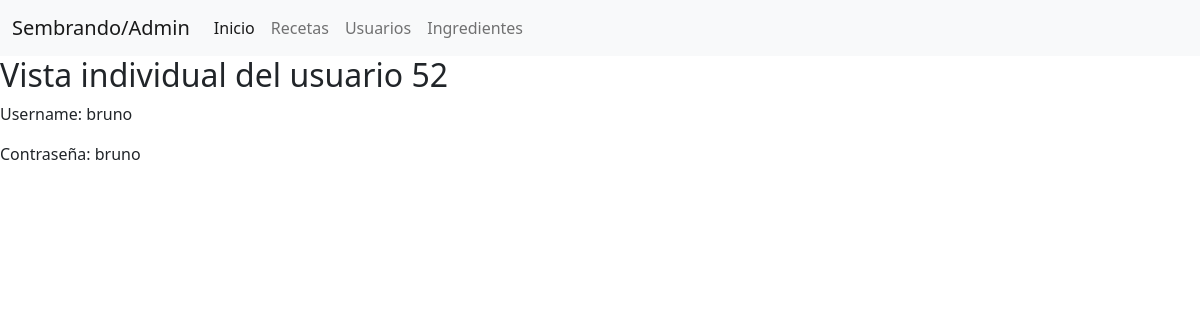
Page /usuarios/52 on the earlier database version.
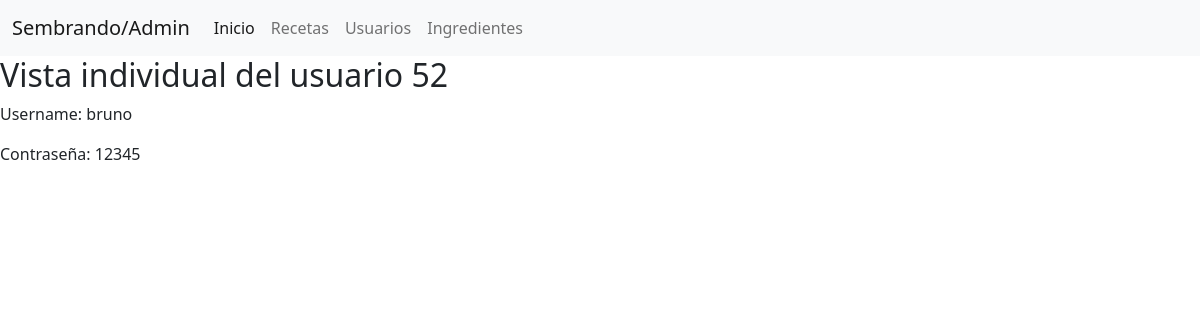
Same page on the later database version.
### tables this page shows
CREATE TABLE usuarios(
id INTEGER PRIMARY KEY AUTOINCREMENT,
nombre TEXT,
clave TEXT
);

### servidor.py (the view)
@app.route('/usuarios/<id>', methods=['GET'])
def verUsuario(id):
    _usuario = usuario.obtenerUsuarioId(id)
    return render_template("index.html", content="usuario", usuario=_usuario[0])

### datos/baseDeDatos.py (called while the page is built)
    def _crear_conexion(self):
        try:
            self.conexion = sqlite3.connect(BaseDeDatos.urlBaseDeDatos)
        except Exception as e:
            print(e)

    def _cerrar_conexion(self):
        self.conexion.close()
        self.conexion = None

    def ejecutar_sql(self, sql, retornar_id_creado=False):
        self._crear_conexion()
        cur = self.conexion.cursor()
        cur.execute(sql)
        filas = cur.fetchall()
        if retornar_id_creado:
            filas = cur.lastrowid
        self.conexion.commit()
        self._cerrar_conexion()
        return filas

### datos/modelos/usuario.py (called while the page is built)
def obtenerUsuarioId(id):
    obtenerUsuarioSqlId = f"""
        SELECT id, nombre, clave
        FROM usuarios
        WHERE id = '{id}'"""
    bd = BaseDeDatos()
    return bd.ejecutar_sql(obtenerUsuarioSqlId)

### templates/index.html (shortened to what this page needs)
{% extends 'base.html' %}
{% block content %}
{% if content == "usuario" %}
<h2> Vista individual del usuario {{usuario[0]}}</h2>
<p>Username: {{usuario[1]}}</p>
<p>Contraseña: {{usuario[2]}}</p>
{% endif %}
{% endblock %}

### templates/base.html (shortened to what this page needs)
<!doctype html>
<html lang="en">
  <head>
    <link href="https://cdn.jsdelivr.net/npm/bootstrap@5.1.3/dist/css/bootstrap.min.css" rel="stylesheet">
  </head>
  <body>
    <nav class="navbar navbar-expand-lg navbar-light bg-light">
  <div class="container-fluid">
    <a class="navbar-brand" href="/">Sembrando/Admin</a>
    <div class="collapse navbar-collapse" id="navbarSupportedContent">
      <ul class="navbar-nav me-auto mb-2 mb-lg-0">
        <li class="nav-item">
          <a class="nav-link active" aria-current="page" href="/">Inicio</a>
        </li>
        <li class="nav-item">
          <a class="nav-link" href="/recetas">Recetas</a>
        </li>
        <li class="nav-item">
          <a class="nav-link" href="/usuarios">Usuarios</a>
        </li>
                <li class="nav-item">
          <a class="nav-link" href="/ingredientes">Ingredientes</a>
        </li>
      </ul>
    </div>
  </div>
</nav>
        <div class="content">
        {% block content %} {% endblock %}
    </div>
  </body>
</html>

Differences in the rows shown:
changed usuarios "bruno": clave "bruno" → "12345"
